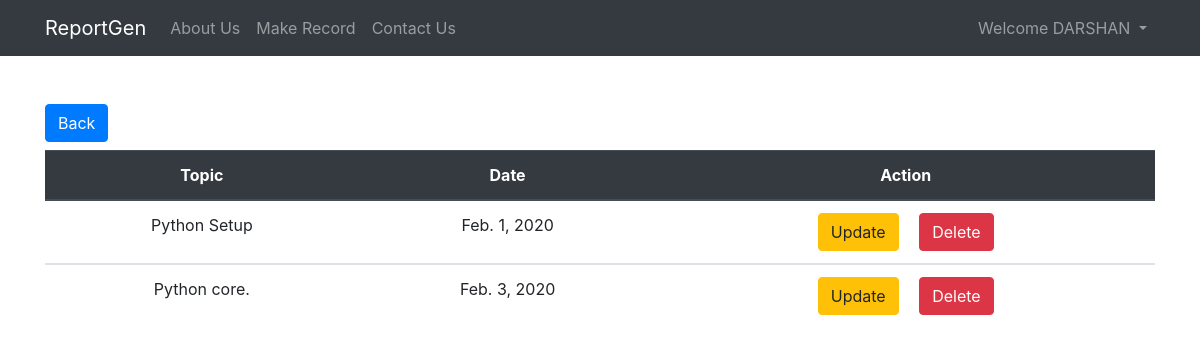
Screenshot of /topicdisplay (signed in) with the database file from the repository.
### reportapp/models.py (models this page shows, shortened)
class topic1(models.Model):
    user = models.ForeignKey(User,on_delete=models.CASCADE)
    topic = models.CharField(max_length = 100)
    date = models.DateField(default=date.today,blank=True)

### reportapp/views.py (the view)
# urls.py: path('topicdisplay',topicdisplayview.as_view(),name='topicdisplay'),
class topicdisplayview(View):
    def get(self,request,*args, **kwargs):
        topic = topic1.objects.all()
        topic_filter = topic.filter(user=request.user)
        return render(request,'topiclist.html',{'topic_filter':topic_filter})

### template/topiclist.html (shortened to what this page needs)
<!DOCTYPE html>
{% extends 'master.html' %}
{% block content %}
<div class="container mt-5 mb-5">
    <a href="{% url 'reportapp:report' %}" rol="button" class="btn btn-primary mb-2 ml">Back</a>
<table class="table text-center">
    <thead class="thead-dark">
      <tr>
        <th scope="col">Topic</th>
        <th scope="col">Date</th>
        <th scope="col" class="">Action</th>
      </tr>
    </thead>
    <tbody>
        {% for topic in topic_filter %}
      <tr>
        <td>{{topic.topic}}</td>
        <td>{{topic.date}}</td>
        <form action="{% url 'reportapp:deltopic' topic.id %}" method="POST" enctype="multipart/form-data">
        <td><a href="{% url 'reportapp:uptopic' topic.id %}" role="button" class="btn btn-warning mr-3" value="Update">Update</a>
          <button type="submit" class="btn btn-danger btn-md">
          Delete
        </button>
        </td>
      </form>
      </tr>
    </tbody>
{% endfor %}
</table>
</div>
{% endblock %}

### template/master.html (shortened to what this page needs)
<!DOCTYPE html>
<html lang="en">
<head>
    <link rel="stylesheet" href="https://stackpath.bootstrapcdn.com/bootstrap/4.4.1/css/bootstrap.min.css">
    <link rel="stylesheet" href="/static/css/style.css">
    <link rel="stylesheet" href="https://cdnjs.cloudflare.com/ajax/libs/animate.css/3.5.2/animate.min.css">
</head>
<body>
    <nav class="navbar navbar-expand-lg navbar-dark bg-dark">
      <div class="container">
        <a class="navbar-brand active" href="{% url 'reportapp:home' %}">ReportGen</a>
        <div class="collapse navbar-collapse" id="navbarSupportedContent">
          <ul class="navbar-nav mr-auto">
            <li class="nav-item">
              <a class="nav-link" href="{% url 'reportapp:aboutus' %}">About Us</a>
            </li>
            <li class="nav-item">
              <a class="nav-link" href="{% url 'reportapp:topic' %}">Make Record</a>
            </li>
            <li class="nav-item">
              <a class="nav-link" href="{% url 'reportapp:contactus' %}">Contact Us</a>
            </li>
          </ul>
          {% if user.is_authenticated %}
          <ul class="navbar-nav mr">
            <li class="nav-item dropdown">
              <a class="nav-link dropdown-toggle" href="#" id="navbarDropdown" role="button" data-toggle="dropdown" aria-haspopup="true" aria-expanded="false">
                Welcome {{ user.username|upper }}
              </a>
            </li>
          </ul>
          {% endif %}
        </div>
      </div>
      </nav>
      {% block content %}
      {% endblock %}
</body>
</html>

### rows the page displays
topic1: topic "Python Setup", date "Feb. 1, 2020"
topic1: topic "Python core.", date "Feb. 3, 2020"

### other values shown
{{ user.username|upper }} "DARSHAN"
